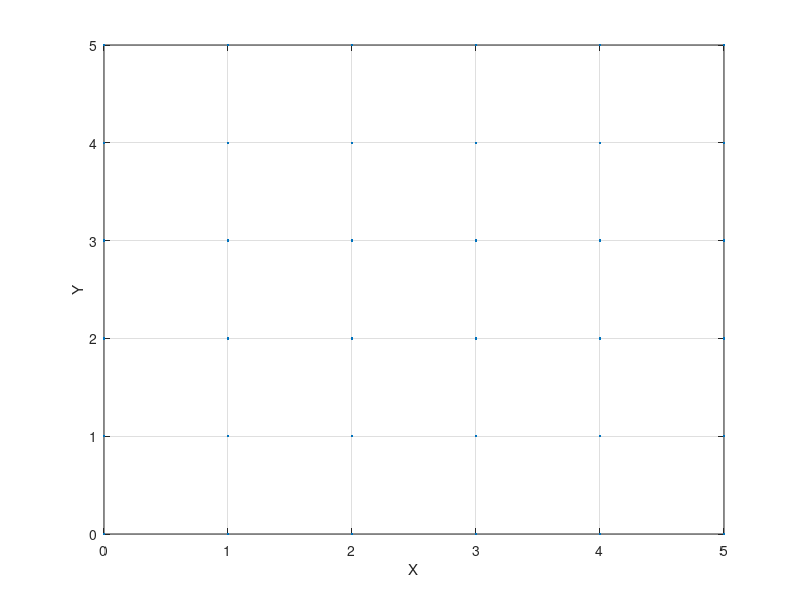

Source code (MATLAB): (Note: this script raises an error after producing the figure.)
[X,Y] = meshgrid(0:1:5, 0:1:5);
X = X(:);
Y = Y(:);
plot(X,Y,'.');
xlabel('X'); % // Label the X and Y axes
ylabel('Y');
grid on;

drawGrid(1, map);
handle = [];
handle = drawRobot([1,6,270], handle);